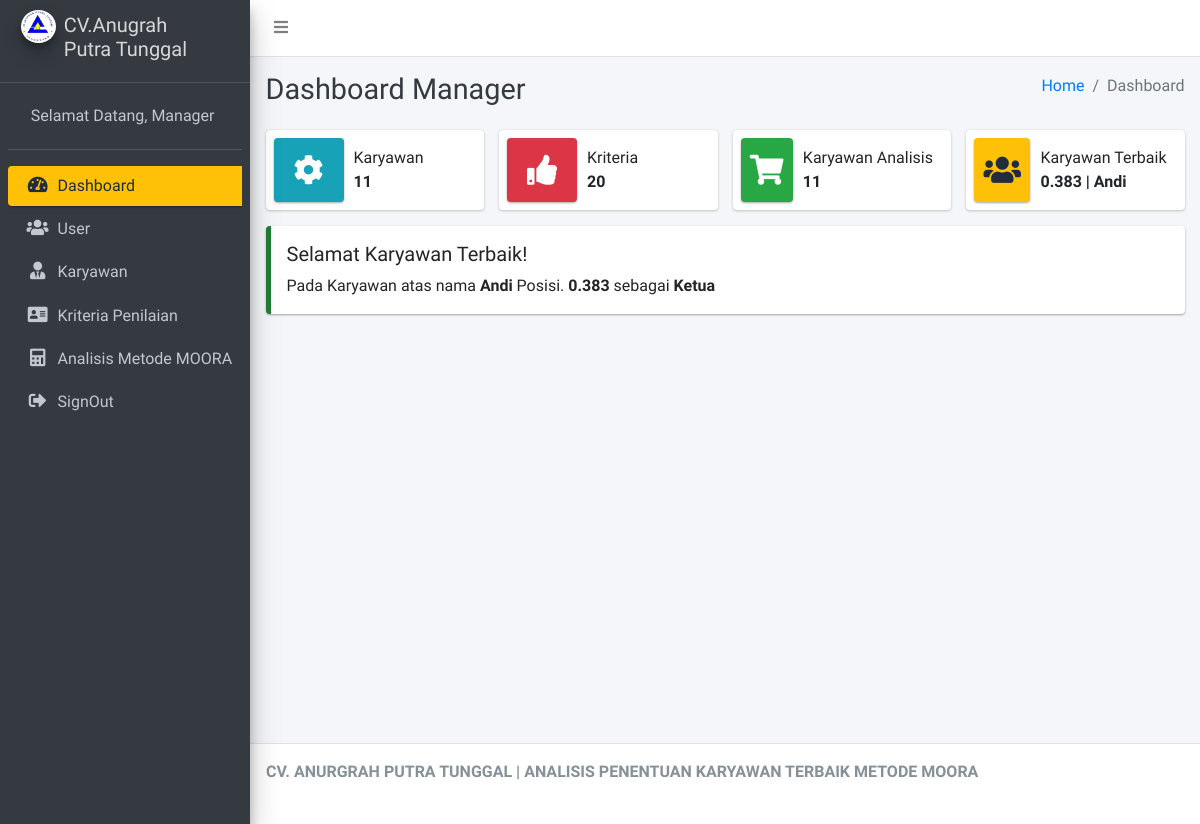
The page /index.php/Manager/cDashboard (signed in) on the database as committed earlier.
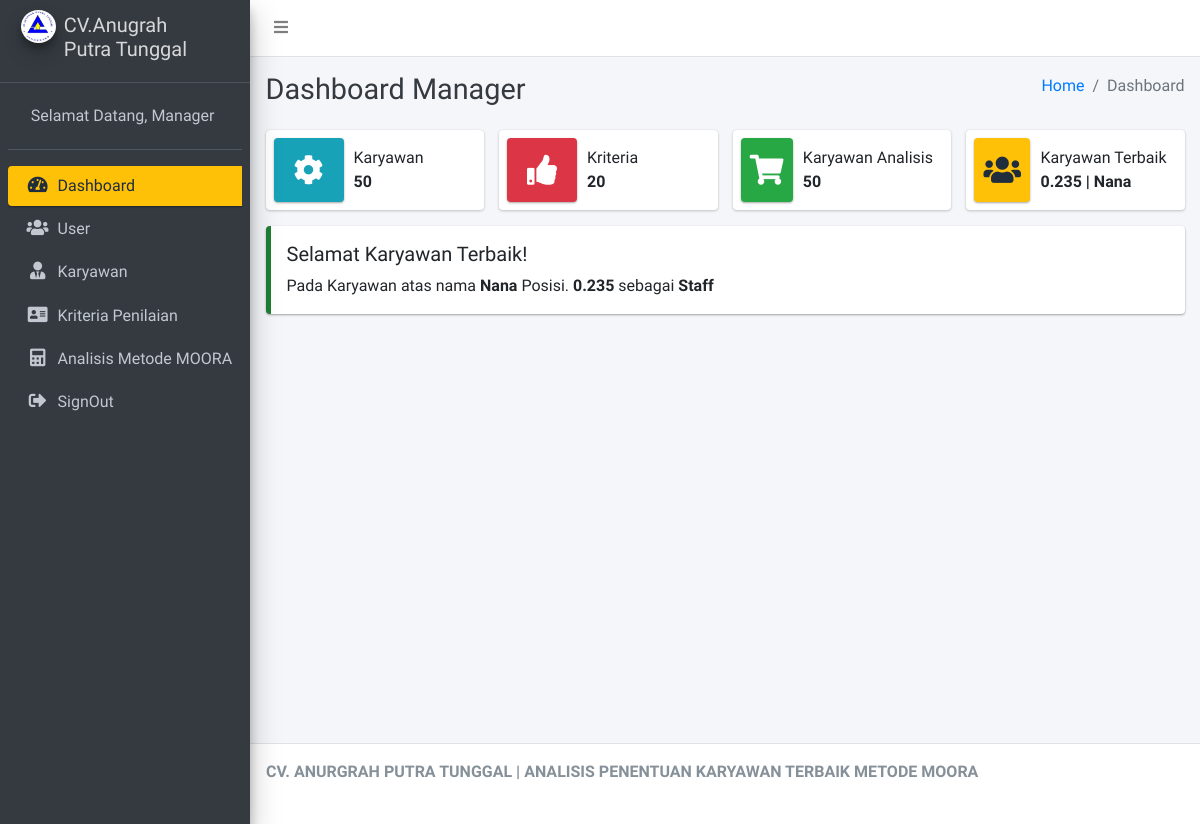
The same page on the database as committed later.
### tables this page shows
CREATE TABLE `tbl_penilaian` (
  `id_penilaian` int(11) NOT NULL,
  `id_karyawan` int(11) NOT NULL,
  `id_user` int(11) NOT NULL,
  `tgl_proses` varchar(15) NOT NULL,
  `nilai_kehadiran` varchar(5) NOT NULL,
  `nilai_keterlambatan` varchar(5) NOT NULL,
  `nilai_pelanggaran` varchar(5) NOT NULL,
  `nilai_pengelolaan` varchar(5) NOT NULL,
  `nilai_masa_kerja` varchar(5) NOT NULL,
  `hasil` varchar(5) NOT NULL
);

CREATE TABLE `tbl_karyawan` (
  `id_karyawan` int(11) NOT NULL,
  `nama_karyawan` varchar(125) NOT NULL,
  `jk_karyawan` varchar(125) NOT NULL,
  `alamat_karyawan` text NOT NULL,
  `no_hp_karyawan` varchar(125) NOT NULL,
  `divisi` varchar(125) NOT NULL,
  `jabatan` varchar(125) NOT NULL,
  `tgl_mulai` varchar(125) NOT NULL
);

### application/controllers/Manager/cDashboard.php (called while the page is built, shortened)
<?php
class cDashboard extends CI_Controller
{
	public function __construct()
	{
		$this->load->model('mDashboard');
	}
	public function index()
	{
		$data = array(
			'dashboard' => $this->mDashboard->dashboard()
		);
		$this->load->view('Manager/Layout/head');
		$this->load->view('Manager/Layout/aside');
		$this->load->view('Manager/vDashboard', $data);
		$this->load->view('Manager/Layout/footer');
	}
}

### index.php (called while the page is built, shortened)
<?php
require_once BASEPATH.'core/CodeIgniter.php';

### application/models/mDashboard.php (called while the page is built, shortened)
<?php
class mDashboard extends CI_Model
{
	public function dashboard()
	{
		$data['karyawan'] = $this->db->query("SELECT COUNT(id_karyawan) as jml_karyawan FROM `tbl_karyawan`")->row();
		$data['kriteria'] = $this->db->query("SELECT COUNT(id_kriteria) as jml_kriteria FROM `tbl_kriteria`")->row();
		$data['karyawan_analisis'] = $this->db->query("SELECT COUNT(id_penilaian) as jml_penilaian FROM `tbl_penilaian`")->row();
		$data['karyawan_terbaik'] = $this->db->query("SELECT * FROM `tbl_penilaian` JOIN tbl_karyawan ON tbl_karyawan.id_karyawan=tbl_penilaian.id_karyawan ORDER BY hasil DESC LIMIT 1")->row();
		return $data;
	}
}

### application/views/Manager/vDashboard.php (the view, shortened to what this page needs)
<div class="content-wrapper">
	<div class="content-header">
		<div class="container-fluid">
			<div class="row mb-2">
				<div class="col-sm-6">
					<h1 class="m-0 text-dark">Dashboard Manager</h1>
				</div>
				<div class="col-sm-6">
					<ol class="breadcrumb float-sm-right">
						<li class="breadcrumb-item"><a href="#">Home</a></li>
						<li class="breadcrumb-item active">Dashboard</li>
					</ol>
				</div>
			</div>
		</div>
	</div>
	<section class="content">
		<div class="container-fluid">
			<div class="row">
				<div class="col-12 col-sm-6 col-md-3">
					<div class="info-box">
						<span class="info-box-icon bg-info elevation-1"><i class="fas fa-cog"></i></span>
						<div class="info-box-content">
							<span class="info-box-text">Karyawan</span>
							<span class="info-box-number">
								<?= $dashboard['karyawan']->jml_karyawan ?>
							</span>
						</div>
					</div>
				</div>
				<div class="col-12 col-sm-6 col-md-3">
					<div class="info-box mb-3">
						<span class="info-box-icon bg-danger elevation-1"><i class="fas fa-thumbs-up"></i></span>
						<div class="info-box-content">
							<span class="info-box-text">Kriteria</span>
							<span class="info-box-number"><?= $dashboard['kriteria']->jml_kriteria ?></span>
						</div>
					</div>
				</div>
				<div class="col-12 col-sm-6 col-md-3">
					<div class="info-box mb-3">
						<span class="info-box-icon bg-success elevation-1"><i class="fas fa-shopping-cart"></i></span>
						<div class="info-box-content">
							<span class="info-box-text">Karyawan Analisis</span>
							<span class="info-box-number"><?= $dashboard['karyawan_analisis']->jml_penilaian ?></span>
						</div>
					</div>
				</div>
				<div class="col-12 col-sm-6 col-md-3">
					<div class="info-box mb-3">
						<span class="info-box-icon bg-warning elevation-1"><i class="fas fa-users"></i></span>
						<div class="info-box-content">
							<span class="info-box-text">Karyawan Terbaik</span>
							<span class="info-box-number"><?= $dashboard['karyawan_terbaik']->hasil ?> | <?= $dashboard['karyawan_terbaik']->nama_karyawan ?></span>
						</div>
					</div>
				</div>
			</div>
			<div class="row">
				<div class="col-md-12">
					<div class="callout callout-success">
						<h5>Selamat Karyawan Terbaik!</h5>
						<p>Pada Karyawan atas nama <strong><?= $dashboard['karyawan_terbaik']->nama_karyawan ?></strong> Posisi. <strong><?= $dashboard['karyawan_terbaik']->hasil ?></strong> sebagai <strong><?= $dashboard['karyawan_terbaik']->jabatan ?></strong></p>
					</div>
				</div>
			</div>
		</div>
	</section>
</div>

Rows that differ between the two databases and show on the page:
no longer on this page (row edited): tbl_penilaian: hasil "0.383", id_karyawan.nama_karyawan "Andi", id_karyawan.jabatan "Ketua"
added tbl_penilaian: hasil "0.235", id_karyawan.nama_karyawan "Nana", id_karyawan.jabatan "Staff"
Other text that changed with them:
$dashboard['karyawan']->jml_karyawan: "11" → "50"
$dashboard['karyawan_analisis']->jml_penilaian: "11" → "50"
